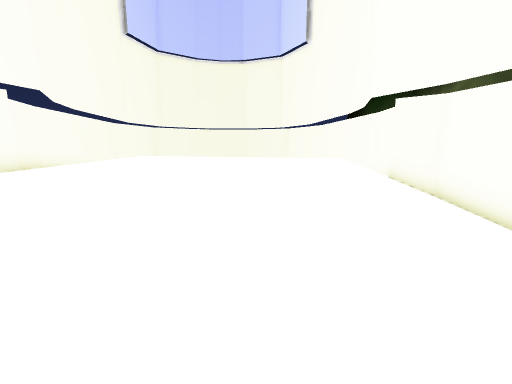
view 1 (above)

12 first-person views from a walk through a 3-D level made in the Unity game engine. The camera is 1.4 m above the floor, tilts 10° down and sees 90° across. The floor is counted in squares, 1 m on a side. Each view is taken from the middle of a square. On the plan, view 1 faces up. The plan holds only what a view shows up to about 13 squares ahead; the rest is blank. The place goes on beyond the plan. Some animated figures are left out.

view 2
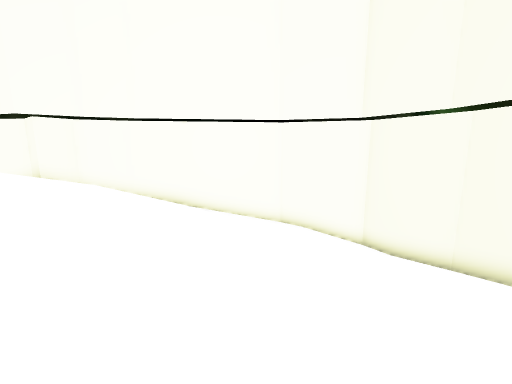

view 3
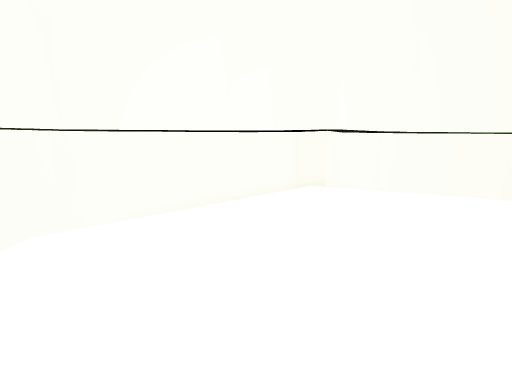

view 4
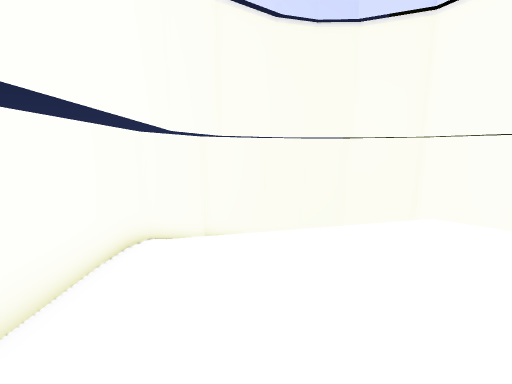

view 5
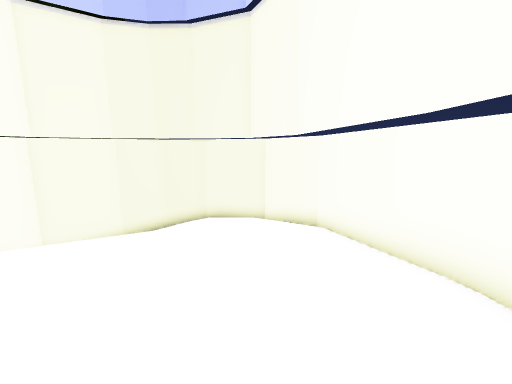

view 6
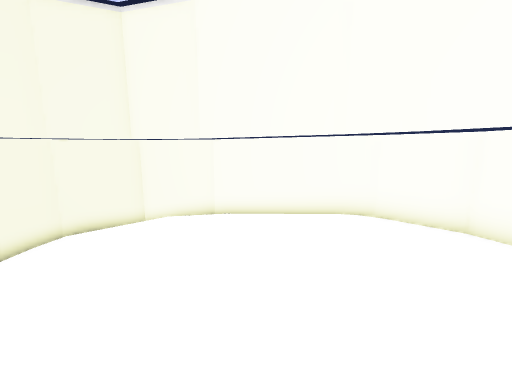

view 7
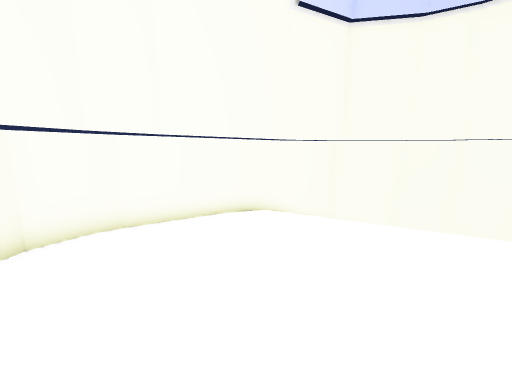

view 8
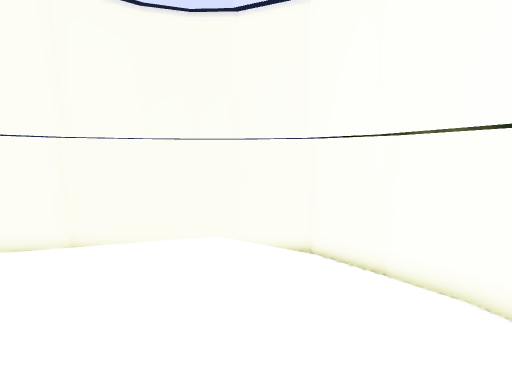

view 9
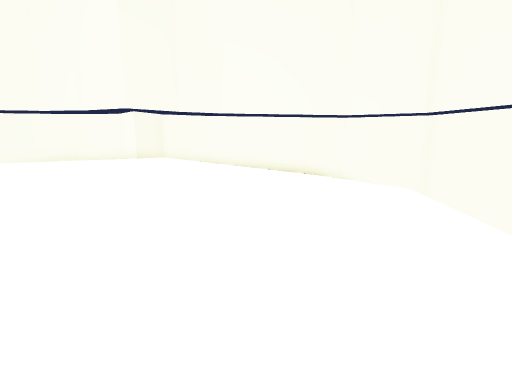

view 10
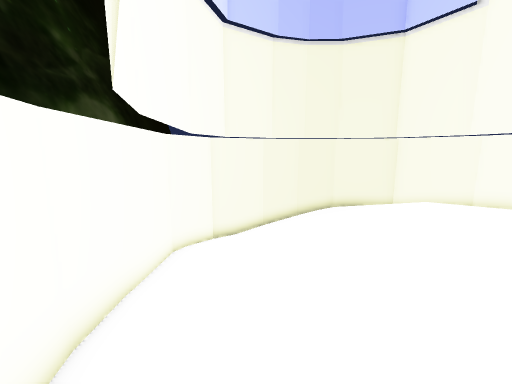

view 11
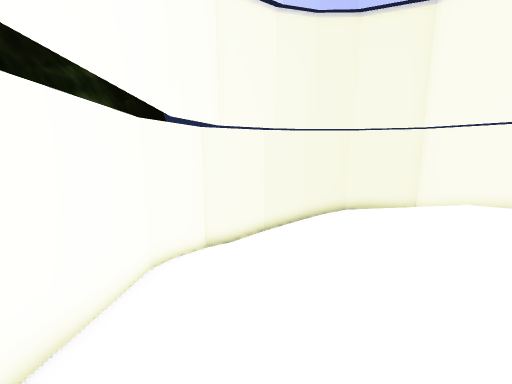

view 12
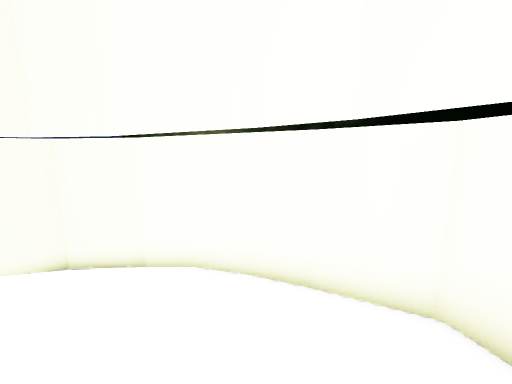

### Floor plan
Key: @ floor where view 1 was taken; # wall or solid block; . main floor; - floor 0.25 m lower than the main floor; _ floor 0.5 m lower than the main floor; < floor 0.75 m lower than the main floor; ( floor 1 m lower than the main floor; / step, stairs or slope.
Columns run from 8 left of view 1 to 6 right of it. Each row starts with its distance up from view 1.
 21     ######
 20   ###/  /###
 19  ##       /#
 18 ##        /##
 17 #/       ///#
 16 #        ///#
 15 #       ////#
 14 #///////////##
 13 #<_____-/////#
 12 #____----////#
 11 #__---.---///#
 10 #__-......///#
  9 #_-......../_#
  8  #-......../##
  7  #-......../_#
  6  ##.......///##
  5  #--......////#
  4  #--...../////#
  3  #----..//////#
  2  #__---///////#
  1  #_____///////#
  0  #<___//@/////#
 -1  ##<</////////#
 -2   #/(/////////#
 -3   #  /////////#
 -4   ## ////////##
 -5    #/ //////##
 -6    ###////###
 -7      ######

Where each view was taken, in squares from view 1:
view 1: 0 up, 0 right, facing up
view 2: 0 up, 5 left, facing right
view 3: 10 up, 5 left, facing right
view 4: 8 up, 5 left, facing up
view 5: 6 up, 4 left, facing down
view 6: 6 up, 0 right, facing down-left
view 7: 7 up, 1 left, facing up-left
view 8: 9 up, 0 right, facing up
view 9: 11 up, 4 right, facing left
view 10: 8 up, 3 right, facing down
view 11: 6 up, 3 right, facing down
view 12: 8 up, 1 right, facing up-right
